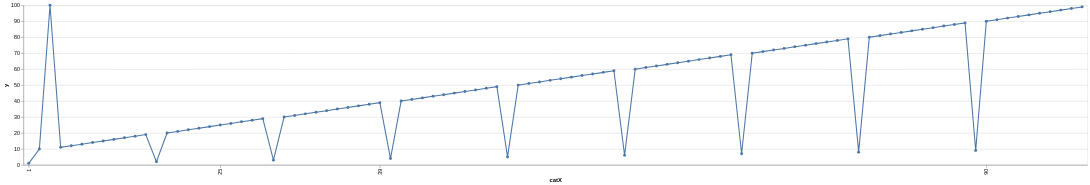

Express this chart as Vega-Lite.
### Vega-Lite specification from a JSON file in a GitHub repository (floating-point values rounded to 4 significant figures)
{"$schema": "https://vega.github.io/schema/vega-lite/v5.json", "data": {"values": [{"catX": "1", "x": 1, "y": 1}, {"catX": "2", "x": 2, "y": 2}, {"catX": "3", "x": 3, "y": 3}, {"catX": "4", "x": 4, "y": 4}, {"catX": "5", "x": 5, "y": 5}, {"catX": "6", "x": 6, "y": 6}, {"catX": "7", "x": 7, "y": 7}, {"catX": "8", "x": 8, "y": 8}, {"catX": "9", "x": 9, "y": 9}, {"catX": "10", "x": 10, "y": 10}, {"catX": "11", "x": 11, "y": 11}, {"catX": "12", "x": 12, "y": 12}, {"catX": "13", "x": 13, "y": 13}, {"catX": "14", "x": 14, "y": 14}, {"catX": "15", "x": 15, "y": 15}, {"catX": "16", "x": 16, "y": 16}, {"catX": "17", "x": 17, "y": 17}, {"catX": "18", "x": 18, "y": 18}, {"catX": "19", "x": 19, "y": 19}, {"catX": "20", "x": 20, "y": 20}, {"catX": "21", "x": 21, "y": 21}, {"catX": "22", "x": 22, "y": 22}, {"catX": "23", "x": 23, "y": 23}, {"catX": "24", "x": 24, "y": 24}, {"catX": "25", "x": 25, "y": 25}, {"catX": "26", "x": 26, "y": 26}, {"catX": "27", "x": 27, "y": 27}, {"catX": "28", "x": 28, "y": 28}, {"catX": "29", "x": 29, "y": 29}, {"catX": "30", "x": 30, "y": 30}, {"catX": "31", "x": 31, "y": 31}, {"catX": "32", "x": 32, "y": 32}, {"catX": "33", "x": 33, "y": 33}, {"catX": "34", "x": 34, "y": 34}, {"catX": "35", "x": 35, "y": 35}, {"catX": "36", "x": 36, "y": 36}, {"catX": "37", "x": 37, "y": 37}, {"catX": "38", "x": 38, "y": 38}, {"catX": "39", "x": 39, "y": 39}, {"catX": "40", "x": 40, "y": 40}, {"catX": "41", "x": 41, "y": 41}, {"catX": "42", "x": 42, "y": 42}, {"catX": "43", "x": 43, "y": 43}, {"catX": "44", "x": 44, "y": 44}, {"catX": "45", "x": 45, "y": 45}, {"catX": "46", "x": 46, "y": 46}, {"catX": "47", "x": 47, "y": 47}, {"catX": "48", "x": 48, "y": 48}, {"catX": "49", "x": 49, "y": 49}, {"catX": "50", "x": 50, "y": 50}, {"catX": "51", "x": 51, "y": 51}, {"catX": "52", "x": 52, "y": 52}, {"catX": "53", "x": 53, "y": 53}, {"catX": "54", "x": 54, "y": 54}, {"catX": "55", "x": 55, "y": 55}, {"catX": "56", "x": 56, "y": 56}, {"catX": "57", "x": 57, "y": 57}, {"catX": "58", "x": 58, "y": 58}, {"catX": "59", "x": 59, "y": 59}, {"catX": "60", "x": 60, "y": 60}, {"catX": "61", "x": 61, "y": 61}, {"catX": "62", "x": 62, "y": 62}, {"catX": "63", "x": 63, "y": 63}, {"catX": "64", "x": 64, "y": 64}, {"catX": "65", "x": 65, "y": 65}, {"catX": "66", "x": 66, "y": 66}, {"catX": "67", "x": 67, "y": 67}, {"catX": "68", "x": 68, "y": 68}, {"catX": "69", "x": 69, "y": 69}, {"catX": "70", "x": 70, "y": 70}, {"catX": "71", "x": 71, "y": 71}, {"catX": "72", "x": 72, "y": 72}, {"catX": "73", "x": 73, "y": 73}, {"catX": "74", "x": 74, "y": 74}, {"catX": "75", "x": 75, "y": 75}, {"catX": "76", "x": 76, "y": 76}, {"catX": "77", "x": 77, "y": 77}, {"catX": "78", "x": 78, "y": 78}, {"catX": "79", "x": 79, "y": 79}, {"catX": "80", "x": 80, "y": 80}, {"catX": "81", "x": 81, "y": 81}, {"catX": "82", "x": 82, "y": 82}, {"catX": "83", "x": 83, "y": 83}, {"catX": "84", "x": 84, "y": 84}, {"catX": "85", "x": 85, "y": 85}, {"catX": "86", "x": 86, "y": 86}, {"catX": "87", "x": 87, "y": 87}, {"catX": "88", "x": 88, "y": 88}, {"catX": "89", "x": 89, "y": 89}, {"catX": "90", "x": 90, "y": 90}, {"catX": "91", "x": 91, "y": 91}, {"catX": "92", "x": 92, "y": 92}, {"catX": "93", "x": 93, "y": 93}, {"catX": "94", "x": 94, "y": 94}, {"catX": "95", "x": 95, "y": 95}, {"catX": "96", "x": 96, "y": 96}, {"catX": "97", "x": 97, "y": 97}, {"catX": "98", "x": 98, "y": 98}, {"catX": "99", "x": 99, "y": 99}, {"catX": "100", "x": 100, "y": 100}]}, "encoding": {"x": {"axis": {"values": ["1", "25", "39", "dummy", "90"]}, "field": "catX", "type": "ordinal"}, "y": {"field": "y", "type": "quantitative"}}, "mark": {"point": true, "type": "line"}}
